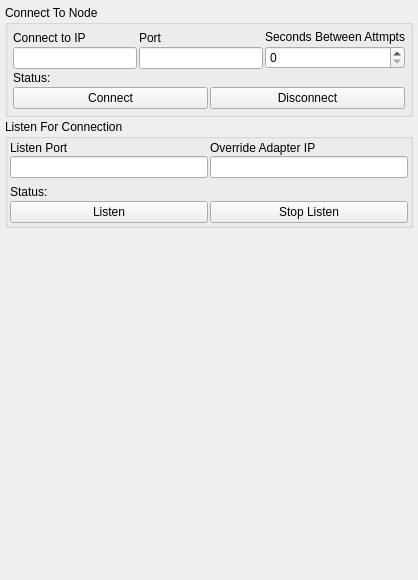
<?xml version="1.0" encoding="UTF-8"?>
<ui version="4.0">
 <class>NetWidgetClass</class>
 <widget class="QWidget" name="NetWidgetClass">
  <property name="geometry">
   <rect>
    <x>0</x>
    <y>0</y>
    <width>418</width>
    <height>580</height>
   </rect>
  </property>
  <property name="sizePolicy">
   <sizepolicy hsizetype="Expanding" vsizetype="Expanding">
    <horstretch>0</horstretch>
    <verstretch>0</verstretch>
   </sizepolicy>
  </property>
  <property name="windowTitle">
   <string>Net Widget</string>
  </property>
  <layout class="QVBoxLayout" name="verticalLayout_6">
   <property name="spacing">
    <number>2</number>
   </property>
   <property name="leftMargin">
    <number>5</number>
   </property>
   <property name="topMargin">
    <number>5</number>
   </property>
   <property name="rightMargin">
    <number>5</number>
   </property>
   <property name="bottomMargin">
    <number>5</number>
   </property>
   <item>
    <widget class="QGroupBox" name="groupBox_2">
     <property name="title">
      <string>Connect To Node</string>
     </property>
     <layout class="QVBoxLayout" name="verticalLayout_8">
      <property name="spacing">
       <number>2</number>
      </property>
      <property name="leftMargin">
       <number>5</number>
      </property>
      <property name="topMargin">
       <number>5</number>
      </property>
      <property name="rightMargin">
       <number>5</number>
      </property>
      <property name="bottomMargin">
       <number>5</number>
      </property>
      <item>
       <layout class="QHBoxLayout" name="horizontalLayout_2">
        <item>
         <layout class="QVBoxLayout" name="verticalLayout">
          <item>
           <widget class="QLabel" name="m_ConnectTestUrlLabel">
            <property name="text">
             <string>Connect to IP</string>
            </property>
            <property name="alignment">
             <set>Qt::AlignBottom|Qt::AlignLeading|Qt::AlignLeft</set>
            </property>
           </widget>
          </item>
          <item>
           <widget class="QLineEdit" name="m_ConnectIpEdit">
            <property name="maxLength">
             <number>63</number>
            </property>
           </widget>
          </item>
         </layout>
        </item>
        <item>
         <layout class="QVBoxLayout" name="verticalLayout_3">
          <item>
           <widget class="QLabel" name="label_4">
            <property name="text">
             <string>Port</string>
            </property>
           </widget>
          </item>
          <item>
           <widget class="QLineEdit" name="m_ConnectPortEdidt">
            <property name="maxLength">
             <number>63</number>
            </property>
           </widget>
          </item>
         </layout>
        </item>
        <item>
         <layout class="QVBoxLayout" name="verticalLayout_2">
          <item>
           <widget class="QLabel" name="label">
            <property name="text">
             <string>Seconds Between Attmpts</string>
            </property>
           </widget>
          </item>
          <item>
           <widget class="QSpinBox" name="m_IntervalSpinBox"/>
          </item>
         </layout>
        </item>
       </layout>
      </item>
      <item>
       <layout class="QHBoxLayout" name="horizontalLayout_6">
        <item>
         <widget class="QLabel" name="m_ConnectStatusLlabel">
          <property name="text">
           <string>Status:</string>
          </property>
         </widget>
        </item>
        <item>
         <widget class="QLabel" name="m_ConnectStatusLabel">
          <property name="text">
           <string/>
          </property>
         </widget>
        </item>
       </layout>
      </item>
      <item>
       <layout class="QHBoxLayout" name="horizontalLayout">
        <item>
         <widget class="QPushButton" name="m_ConnectButton">
          <property name="text">
           <string>Connect</string>
          </property>
         </widget>
        </item>
        <item>
         <widget class="QPushButton" name="m_DisconnectButton">
          <property name="text">
           <string>Disconnect</string>
          </property>
         </widget>
        </item>
       </layout>
      </item>
     </layout>
    </widget>
   </item>
   <item>
    <widget class="QGroupBox" name="groupBox">
     <property name="sizePolicy">
      <sizepolicy hsizetype="Expanding" vsizetype="Minimum">
       <horstretch>0</horstretch>
       <verstretch>0</verstretch>
      </sizepolicy>
     </property>
     <property name="title">
      <string>Listen For Connection</string>
     </property>
     <layout class="QVBoxLayout" name="verticalLayout_5">
      <property name="spacing">
       <number>2</number>
      </property>
      <property name="leftMargin">
       <number>2</number>
      </property>
      <property name="topMargin">
       <number>2</number>
      </property>
      <property name="rightMargin">
       <number>2</number>
      </property>
      <property name="bottomMargin">
       <number>2</number>
      </property>
      <item>
       <layout class="QHBoxLayout" name="horizontalLayout_4">
        <property name="spacing">
         <number>2</number>
        </property>
        <item>
         <layout class="QVBoxLayout" name="verticalLayout_4">
          <property name="spacing">
           <number>1</number>
          </property>
          <property name="bottomMargin">
           <number>5</number>
          </property>
          <item>
           <widget class="QLabel" name="label_2">
            <property name="text">
             <string>Listen Port</string>
            </property>
           </widget>
          </item>
          <item>
           <widget class="QLineEdit" name="m_ListenPortLineEdit"/>
          </item>
         </layout>
        </item>
        <item>
         <layout class="QVBoxLayout" name="verticalLayout_7">
          <property name="spacing">
           <number>1</number>
          </property>
          <property name="bottomMargin">
           <number>5</number>
          </property>
          <item>
           <widget class="QLabel" name="m_ConnectTestUrlLabel_2">
            <property name="text">
             <string>Override Adapter IP</string>
            </property>
            <property name="alignment">
             <set>Qt::AlignBottom|Qt::AlignLeading|Qt::AlignLeft</set>
            </property>
           </widget>
          </item>
          <item>
           <widget class="QLineEdit" name="m_OverrideAdapterIpEdit">
            <property name="maxLength">
             <number>63</number>
            </property>
           </widget>
          </item>
         </layout>
        </item>
       </layout>
      </item>
      <item>
       <layout class="QHBoxLayout" name="horizontalLayout_5">
        <item>
         <widget class="QLabel" name="label_3">
          <property name="text">
           <string>Status:</string>
          </property>
         </widget>
        </item>
        <item>
         <widget class="QLabel" name="m_ListenStatusLabel">
          <property name="sizePolicy">
           <sizepolicy hsizetype="Expanding" vsizetype="Preferred">
            <horstretch>0</horstretch>
            <verstretch>0</verstretch>
           </sizepolicy>
          </property>
          <property name="text">
           <string/>
          </property>
         </widget>
        </item>
       </layout>
      </item>
      <item>
       <layout class="QHBoxLayout" name="horizontalLayout_3">
        <item>
         <widget class="QPushButton" name="m_ListenButton">
          <property name="text">
           <string>Listen</string>
          </property>
         </widget>
        </item>
        <item>
         <widget class="QPushButton" name="m_StopListenButton">
          <property name="text">
           <string>Stop Listen</string>
          </property>
         </widget>
        </item>
       </layout>
      </item>
     </layout>
    </widget>
   </item>
   <item>
    <widget class="LogWidget" name="m_LogWidget" native="true">
     <property name="sizePolicy">
      <sizepolicy hsizetype="Expanding" vsizetype="Expanding">
       <horstretch>0</horstretch>
       <verstretch>0</verstretch>
      </sizepolicy>
     </property>
    </widget>
   </item>
  </layout>
 </widget>
 <customwidgets>
  <customwidget>
   <class>LogWidget</class>
   <extends>QWidget</extends>
   <header location="global">LogWidget.h</header>
   <container>1</container>
  </customwidget>
 </customwidgets>
 <resources/>
 <connections/>
</ui>
